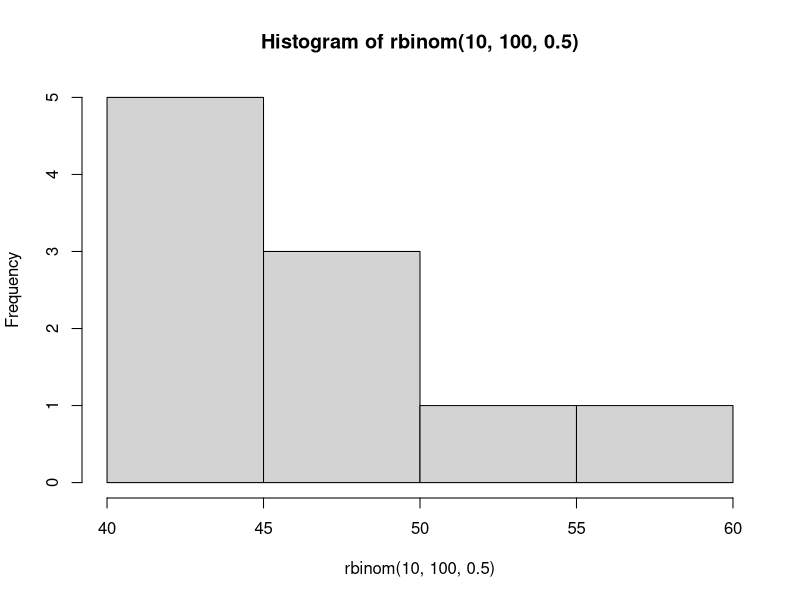
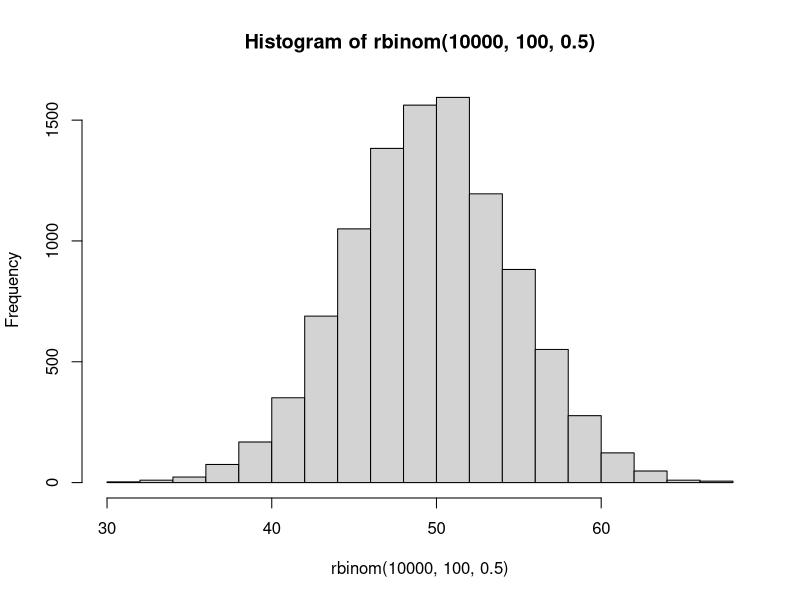

Reproduce these figures in R, in order.
## ---- chunk 1
hist(rbinom(10,100,0.5))
## ---- chunk 2
hist(rbinom(10000,100,0.5))
